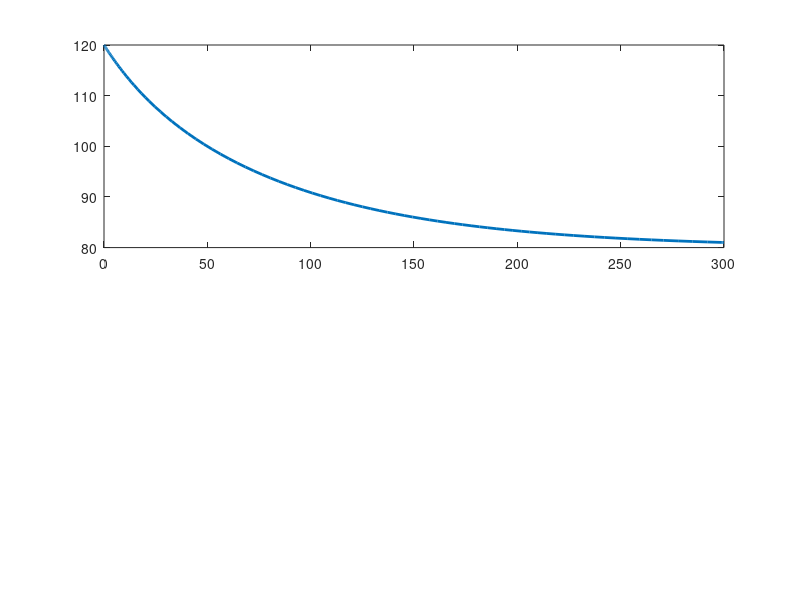

Reproduce this figure in MATLAB. (Note: this script raises an error after producing the figure.)
%% T1D Glucose-Insulin Simulation
clear;
clc;
close all;

%% Parameters (Subject 1)

b0 = 0.95;
b1 = 0.001;
b2 = 0.0002;

c1 = 0.05;
c2 = 0.04;

rb = 0.30;

%% Equilibrium Point

% Target euglycemic glucose level
G_star = 80;

% Insulin concentration required to maintain G* = 80 mg/dL
I_star = (b0 - b1*G_star) / (b2*G_star);

% Required basal insulin infusion rate in mU/min
rb_mU_min = c1*I_star/c2;

% Convert to U/hr for interpretation
rb_U_hr = rb_mU_min*60/1000;

fprintf('Equilibrium glucose G* = %.4f mg/dL\n', G_star);
fprintf('Equilibrium insulin I* = %.4f mU/L\n', I_star);
fprintf('Required basal infusion = %.4f mU/min\n', rb_mU_min);
fprintf('Required basal infusion = %.4f U/hr\n', rb_U_hr);

%% Jacobian Matrix

J_star = [
    -(b1 + b2*I_star),   -b2*G_star;
    0,                  -c1
    ];

eigenvalues = eig(J_star);

disp('Jacobian matrix:')
disp(J_star)

disp('Eigenvalues:')
disp(eigenvalues)

%% Baseline Simulation

% Initial conditions near the equilibrium point
G0 = 120;
I0 = 65;

% Convert to perturbation variables
g0 = G0 - G_star;
i0 = I0 - I_star;

y0 = [g0; i0];

% Simulation time
tspan = [0 300];

% Linearized model
linear_model = @(t,y) J_star*y;

% Solve the system
[t,y] = ode45(linear_model, tspan, y0);

% Convert back to original variables
G = G_star + y(:,1);
I = I_star + y(:,2);

%% Figure 1: Glucose and Insulin Dynamics

figure;

subplot(2,1,1)

plot(t,G,'LineWidth',2);
hold on;
yline(G_star,'--','Equilibrium G^*','LineWidth',1.5);

xlabel('Time (min)');
ylabel('Glucose (mg/dL)');
title('Plasma Glucose Dynamics Near Equilibrium');
grid on;

subplot(2,1,2)

plot(t,I,'LineWidth',2);
hold on;
yline(I_star,'--','Equilibrium I^*','LineWidth',1.5);

xlabel('Time (min)');
ylabel('Insulin (mU/L)');
title('Plasma Insulin Dynamics Near Equilibrium');
grid on;

%% Figure 2: Different Initial Conditions

% Three initial conditions near the equilibrium point
initial_conditions = [
    90,  58;
    120, 65;
    70,  50
    ];

figure;
hold on;

for k = 1:size(initial_conditions,1)

    G0_current = initial_conditions(k,1);
    I0_current = initial_conditions(k,2);

    % Convert to perturbation variables
    y0_current = [
        G0_current - G_star;
        I0_current - I_star
        ];

    % Solve the linearized system
    [t_current,y_current] = ode45( ...
        linear_model, ...
        tspan, ...
        y0_current ...
        );

    % Convert back to glucose
    G_current = G_star + y_current(:,1);

    % Plot each trajectory
    plot(t_current,G_current, ...
        'LineWidth',2, ...
        'DisplayName', ...
        sprintf('G(0)=%.0f, I(0)=%.0f', ...
        G0_current,I0_current));
end

% Add equilibrium line
yline(G_star,'--','Equilibrium G^*', ...
    'LineWidth',1.5);

xlabel('Time (min)');
ylabel('Glucose (mg/dL)');
title('Glucose Trajectories Under Different Initial Conditions');
legend('Location','best');
grid on;
hold off;

%% Figure 3: Sensitivity Analysis for b2

b2_values = [
    0.5*b2;
    1.0*b2;
    1.5*b2
    ];

figure;
hold on;

for k = 1:length(b2_values)

    b2_current = b2_values(k);

    % Keep the same equilibrium glucose level
    G_star_current = 80;

    % Recalculate equilibrium insulin
    I_star_current = ...
        (b0 - b1*G_star_current) ...
        /(b2_current*G_star_current);

    % Recalculate the Jacobian matrix
    J_current = [
        -(b1 + b2_current*I_star_current), ...
        -b2_current*G_star_current;
        0, ...
        -c1
        ];

    % Use the same relative perturbation
    y0_current = [40; 10];

    model_current = @(t,y) J_current*y;

    [t_current,y_current] = ode45( ...
        model_current, ...
        tspan, ...
        y0_current ...
        );

    G_current = G_star_current + y_current(:,1);

    plot(t_current,G_current, ...
        'LineWidth',2, ...
        'DisplayName', ...
        sprintf('b_2 = %.5f',b2_current));
end

yline(80,'--','Equilibrium G^*', ...
    'LineWidth',1.5);

xlabel('Time (min)');
ylabel('Glucose (mg/dL)');
title('Sensitivity of Glucose Dynamics to b_2');
legend('Location','best');
grid on;
hold off;


%% Figure 4: Sensitivity Analysis for c1

c1_values = [
    0.5*c1;
    1.0*c1;
    1.5*c1
    ];

figure;
hold on;

for k = 1:length(c1_values)

    c1_current = c1_values(k);

    % Keep the same equilibrium glucose level
    G_star_current = 80;

    % Keep the same equilibrium insulin level
    I_star_current = I_star;

    % Recalculate the basal infusion rate required
    rb_current = c1_current*I_star_current/c2;

    % Recalculate the Jacobian matrix
    J_current = [
        -(b1 + b2*I_star_current), ...
        -b2*G_star_current;
        0, ...
        -c1_current
        ];

    % Use the same perturbation from equilibrium
    y0_current = [40; 10];

    model_current = @(t,y) J_current*y;

    [t_current,y_current] = ode45( ...
        model_current, ...
        tspan, ...
        y0_current ...
        );

    % Convert back to original variables
    G_current = G_star_current + y_current(:,1);

    plot(t_current,G_current, ...
        'LineWidth',2, ...
        'DisplayName', ...
        sprintf('c_1 = %.3f',c1_current));
end

yline(G_star,'--','Equilibrium G^*', ...
    'LineWidth',1.5);

xlabel('Time (min)');
ylabel('Glucose (mg/dL)');
title('Sensitivity of Glucose Dynamics to c_1');
legend('Location','best');
grid on;
hold off;

exportgraphics(gcf, ...
    'Figure4_c1Sensitivity.png', ...
    'Resolution',300);
